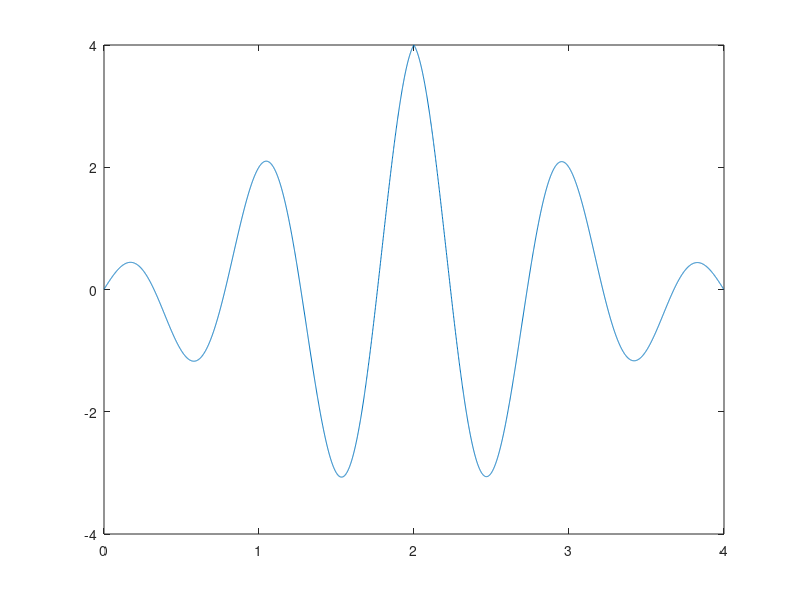

This figure's MATLAB source:
% probando demodulacion
clear all; clc
Ac = 1;
fb = 1;
tb = 1/fb;
Eb = (Ac^2)*tb/2;
k = Ac/Eb;
Vopt = 0;
fsen = 0:0.001:2-0.001;
f_sen = 0:0.001:4-0.002;
senal = Ac*cos(2*pi*fsen);
coseno = k*Ac*cos(2*pi*fsen);
seno = -k*Ac*sin(2*pi*fsen+pi/2);
demo = conv(senal,coseno)*0.001 - conv(senal,seno)*0.001;
plot(f_sen,demo); hold on
%plot(fsen,coseno); hold on
%plot([0 2 4 2 0],[0 10 0 -10 0])

